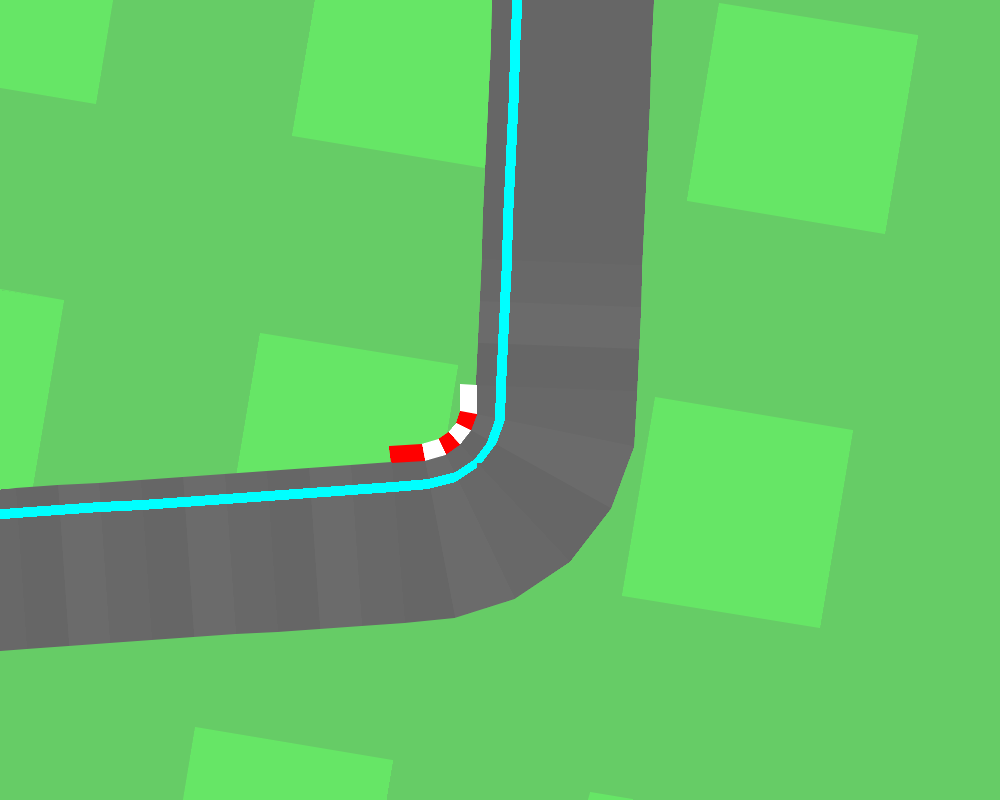
#> input picture videos/left_image.png, 1000 x 800 px
$ python -i trajectory_control_utils.py   (imports and definitions only)
#> lines starting #> are read from the running program, lines starting #| are printed output that depends on the picture; after the words box and inside, x2 and y2 are one past the last pixel; in counts of white or black regions, pixels touching at a corner belong together
import math

import cv2
import numpy as np


def maskTrajectories(image):
    # Define the threshold ranges for each mask
    lower_cyan = np.array([0, 100, 100], dtype=np.uint8)  ## Left side of track on road
    upper_cyan = np.array([0, 255, 255], dtype=np.uint8)
    lower_magenta = np.array([100, 0, 100], dtype=np.uint8)  ## Middle of track on road
    upper_magenta = np.array([255, 0, 255], dtype=np.uint8)
    lower_blue = np.array([0, 0, 100], dtype=np.uint8)  ## Right of track in grass
    upper_blue = np.array([0, 0, 255], dtype=np.uint8)

    # Apply the masks, mask-> 1 channel
    mask_blue = cv2.inRange(image, lower_blue, upper_blue)
    mask_cyan = cv2.inRange(image, lower_cyan, upper_cyan)
    mask_magenta = cv2.inRange(image, lower_magenta, upper_magenta)

    # Label the differently colored trajectories
    dict_masks = {
        "left": mask_cyan,
        "middle": mask_magenta,
        "right": mask_blue,
    }
    return dict_masks


# [15 lines left out: function calculate_target_point, not called in this run]


def calculate_car2point_vector(target_point, car_pos_vector):
    return target_point - car_pos_vector


# [5 lines left out: function calculate_steering_angle, not called in this run]


def calculate_steering_action(angle, pid_steering):
    return pid_steering(angle)


def calculate_velocity_error(pid_velocity, v_wFrame):
    return pid_velocity.setpoint - np.linalg.norm(v_wFrame)


# [69 lines left out: functions calculate_velocity_action, trajectory_control, extract_variables, not called in this run]

>>> import cv2
>>> picture = cv2.imread('videos/left_image.png')
#> picture is the input picture: shape (800, 1000, 3); mean B, G, R 104.2, 190, 101.6
>>> result = maskTrajectories(picture)
#> in maskTrajectories, `mask_blue = cv2.inRange(image, lower_blue, upper_blue)`:
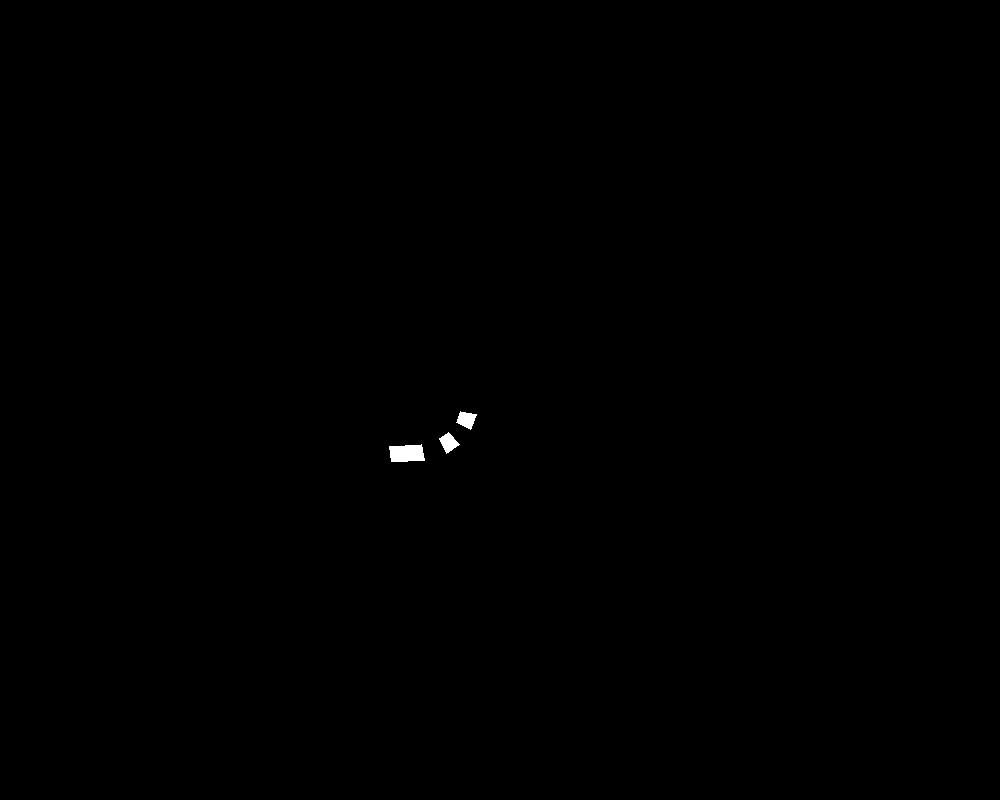
#> mask_blue: shape (800, 1000); 0.13% white; 3 white regions, box (x1, y1, x2, y2) and area: (389, 444, 425, 462) 541, (456, 411, 477, 430) 239, (439, 432, 460, 454) 238
#> in maskTrajectories, `mask_cyan = cv2.inRange(image, lower_cyan, upper_cyan)`: mask_cyan: shape (800, 1000); every value is 0
#> result = 3 items

$ run again, on videos/middle_image.png
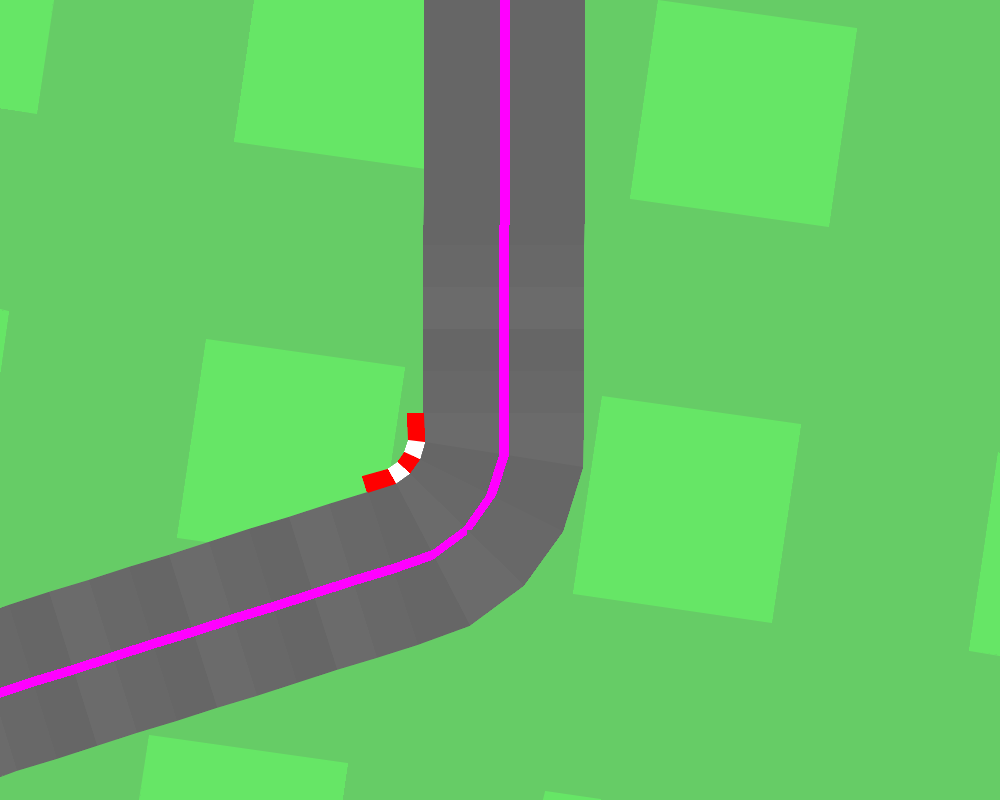
#> input picture videos/middle_image.png, 1000 x 800 px
#> picture is the input picture: shape (800, 1000, 3); mean B, G, R 104.2, 186.8, 104.6
#> mask_blue: shape (800, 1000); 0.15% white; 3 white regions, box (x1, y1, x2, y2) and area: (362, 469, 396, 492) 472, (407, 413, 425, 442) 468, (398, 452, 420, 473) 242
#> mask_cyan: shape (800, 1000); every value is 0
#> in maskTrajectories, `mask_magenta = cv2.inRange(image, lower_magenta, upper_magenta)`:
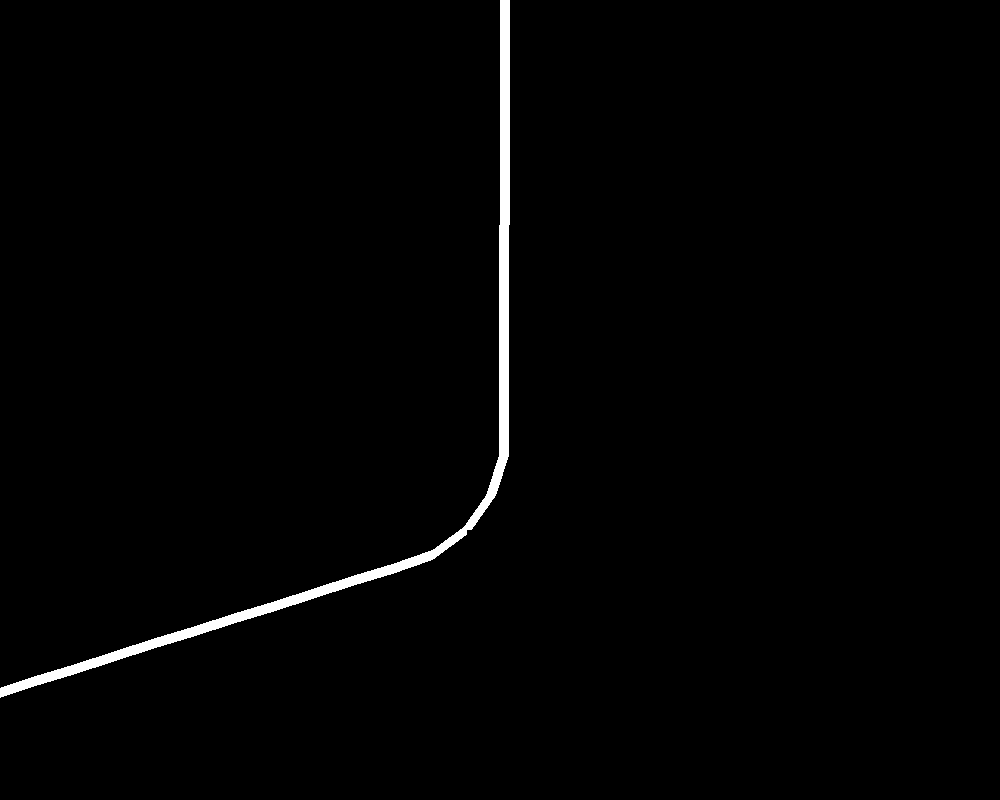
#> mask_magenta: shape (800, 1000); 1.2% white; 1 white region, box (x1, y1, x2, y2) and area: (0, 0, 510, 698) 9953
#> result = 3 items
